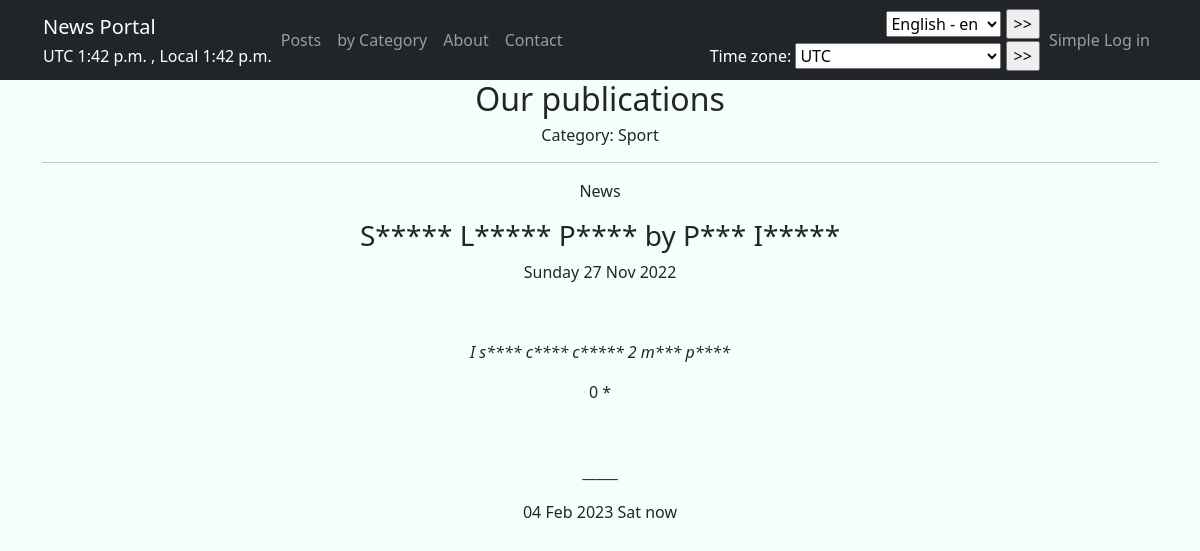
/posts/42, run on the app's committed database.
### news/models.py (models this page shows, shortened)
class Category(models.Model):
    CATEGORIES = [
        ('NW', gettext_lazy('News')),
        ('PL', gettext_lazy('Politics')),
        ('FN', gettext_lazy('Finance')),
        ('ED', gettext_lazy('Education')),
        ('AT', gettext_lazy('Auto')),
        ('SP', gettext_lazy('Sport')),
    ]
    category = models.CharField(max_length=2, choices=CATEGORIES, default='NW')
    userCategory = models.ManyToManyField(User, through='UserCategory')

class Post(models.Model):
    POSTS = [
        ('N', gettext_lazy('News')),
        ('A', gettext_lazy('Article')),
    ]
    author = models.ForeignKey(Author, on_delete=models.CASCADE)
    post = models.CharField(gettext_lazy('post'), max_length=1, choices=POSTS, default='N')
    time_in = models.DateTimeField(auto_now_add=True)
    title = models.CharField(gettext_lazy('title'), max_length=128)
    text = models.TextField(gettext_lazy('text'), default='In progress')
    rating = models.SmallIntegerField(default=0)
    category = models.ManyToManyField(Category, through='PostCategory', verbose_name=gettext_lazy('category'))
    def get_title(self):
        return str(self.title).upper()
    def __str__(self):
        return f'{self.get_title()}'
    def getpost(self):
        return f'{self.get_post_display()}'

class Author(models.Model):
    userAuthor = models.OneToOneField(User, on_delete=models.CASCADE)
    rating = models.SmallIntegerField(default=0)

### news/views.py (the view)
# urls.py: path('<int:pk>', PostDetail.as_view(), name='post_detail'),
class PostDetail(DetailView):
    model = Post
    template_name = 'news/post.html'
    context_object_name = 'post'
    def get_object(self, *args, **kwargs):
        obj = cache.get(f'post-{self.kwargs["pk"]}', None)
        print('get from cashe: ', obj)
        if not obj:
            obj = super().get_object(queryset=self.queryset)
            print('set to cashe: ', obj)
            cache.set(f'post-{self.kwargs["pk"]}', obj)
        return obj

### news/context_processors/navbarcreateperm.py (called while the page is built)
def count_post_create(request, hours=24, limit=3):
    user = request.user
    today = datetime.now()
    count_period = today - timedelta(hours=hours)
    in_limit = 0
    if hasattr(user, 'author'):
        count_posts = Post.objects.filter(time_in__gte=count_period, author=user.author).count()
        in_limit = limit - count_posts if limit - count_posts > 0 else 0
    return {
        'in_limit': in_limit,
    }

def sets_timezone(request):
    current_url = request.get_full_path()
    timezones = [x[:20] for x in zoneinfo.available_timezones()]
    timezones.sort()
    return {
        'current_date': timezone.localtime(timezone.now()).date,
        'current_time': timezone.localtime(timezone.now()).time,
        'current_utc': timezone.now().time,
        'current_hour': timezone.localtime(timezone.now()).hour,
        'timezones': timezones,
        'current_url': current_url,
    }

### news/templatetags/custom_filters.py (called while the page is built)
@register.filter(name='likes_number')
def n_likes(value, code='like'):
    postfix = LIKE_SYMBOLS[code]
    return f'{value} {postfix}'

@register.filter()
def authorfullname(field):
    return f'{field.userAuthor.first_name} {field.userAuthor.last_name.upper()}'

@register.filter(name='censor')
@stringfilter
def cens(value, rcode='*'):
    str_v = value
    for x in punctuation_list:
        str_v = str_v.replace(x, ' ')
    str_v = str_v.split(' ')
    for v in str_v:
        if profanity.censor(v) != v:
            value = value.replace(v, f"{v[0]}{rcode * (len(v) - 1)}")
    return value

### news/templatetags/custom_tags.py (called while the page is built)
@register.simple_tag()
def current_time(format_string='%b %d %Y'):
    return datetime.utcnow().strftime(format_string)

### templates/news/post.html (shortened to what this page needs)
{% extends 'flatpages/default.html' %}
{% load custom_filters %}
{% load custom_tags %}
{% load i18n %}
{% block content %}
    <h2>{% trans "Our publications" %}</h2>
    <h6> {% trans "Category" %}:
        {% for cat in post.category.all %}
            {% if not forloop.last %}
                {{ cat.get_category_display }},
            {% else %}
                {{ cat.get_category_display }}
            {% endif %}
        {% endfor %}
    </h6>
    <hr>
    <p>{{ post.getpost }}</p>
    <h3>{{ post.title|censor|upper }} {% trans "by" %} {{ post.author|authorfullname|censor }}</h3>
    <p>{{ post.time_in|date:'l d M Y' }}</p>
    <p>&nbsp;</p>
    <p><em>{{ post.text|censor }}</em></p>
    <p>{{ post.rating|likes_number:'star' }}</p>
    <p>&nbsp;</p>
<p>_____</p>
    <p>{% current_time '%d %b %Y %a' %} {% trans "now" %}</p>
{% endblock content %}

### templates/flatpages/default.html (shortened to what this page needs)
<!DOCTYPE html>
{% load cache %}
{% load static %}
{% load i18n %}
{% load tz %}
<html lang="en">
    <head>
        <link href="{% static 'css/styles.css' %}" rel="stylesheet" />
    </head>
    <body>
        <nav class="navbar navbar-expand-lg navbar-dark bg-dark static-top">
            <div class="container">
                <table>
                <tr><td> {% cache 120 headerNP %}
                <a class="navbar-brand" href="/admin/">News Portal</a>
                {% endcache %}
                </td></tr>
                <tr><td><div class="text-white">
                    UTC {{ current_utc }} ,
                    Local {{ current_time }}
                </div></td></tr>
                </table>
                <div class="collapse navbar-collapse" id="navbarResponsive">
                    <ul class="navbar-nav ml-auto">
                        {% cache 10 headerPC %}
                        <li class="nav-item">
                            <a class="nav-link" href="/posts/">{% trans "Posts" %}</a>
                        </li>
                        <li class="nav-item">
                            <a class="nav-link" href="/posts/posts-by-category">{% trans "by Category" %}</a>
                        </li>
                        {% endcache %}
                        {% cache 10 headerAC %}
                        <li class="nav-item">
                            <a class="nav-link" href="/about/">{% trans "About" %}</a>
                        </li>
                        <li class="nav-item">
                            <a class="nav-link" href="/contact/">{% trans "Contact" %}</a>
                        </li>
                        {% endcache %}
                    </ul>
                </div>
                <div class="nav-right">
                    <ul class="navbar-nav ml-auto">
                            <li class="nav-item">
                                <table>
                                <tr><td>
                                <form action="{% url 'set_language' %}" method="post" align="right">
                                    <select name="language" id="">
                                        {% get_current_language as LANGUAGE_CODE %}
                                        {% get_available_languages as LANGUAGES %}
                                        {% get_language_info_list for LANGUAGES as languages %}
                                        {% for language in languages %}
                                            <option value="{{ language.code }}" {% if language.code == LANGUAGE_CODE %} selected {% endif %}>
                                                {{ language.name_local }} - {{ language.code }}
                                            </option>
                                        {% endfor %}
                                    </select>
                                    <input type="submit" value=">>">
                                </form>
                                </td></tr>
                                <tr><td class="text-white">
                                    {% get_current_timezone as TIME_ZONE %}
                                    <form action="{% url 'set_timezone' %}?next={{current_url}}" method="post">
                                        <label for="timezone">{% trans "Time zone" %}:</label>
                                        <select name="timezone">
                                            {% for tz in timezones %}
                                            <option value="{{ tz }}"{% if tz == TIME_ZONE %} selected{% endif %}>{{ tz }}</option>
                                            {% endfor %}
                                        </select>
                                        <input type="submit" value=">>">
                                    </form>
                                </td></tr>
                                </table>
                            </li>
                    </ul>
                </div>
                <div class="nav-right">
                    <ul class="navbar-nav ml-auto">
                        {% if not user.is_authenticated %}
                            <li class="nav-item">
                                <a class="nav-link" href="/simpleaccounts/login">{% trans "Simple Log in" %}</a>
                            </li>
                        {% endif %}
                    </ul>
                </div>
            </div>
        </nav>
        <div class="container">
            <div class="row">
                <div class="col-lg-12 text-center">
                    {% block content %}{% endblock content %}
                </div>
            </div>
        </div>
    </body>
</html>

### data on the page
Category: category "Sport"
Post: getpost "News", title|censor "S***** L***** P****", author|authorfullname "P*** I*****", time_in "Sunday 27 Nov 2022", text|censor "I s**** c**** c***** 2 m*** p****", rating|likes_number "0 *"

### other printed values
{{ current_time }} "1:42 p.m."
form field language "English - en"
form field timezone "UTC"
